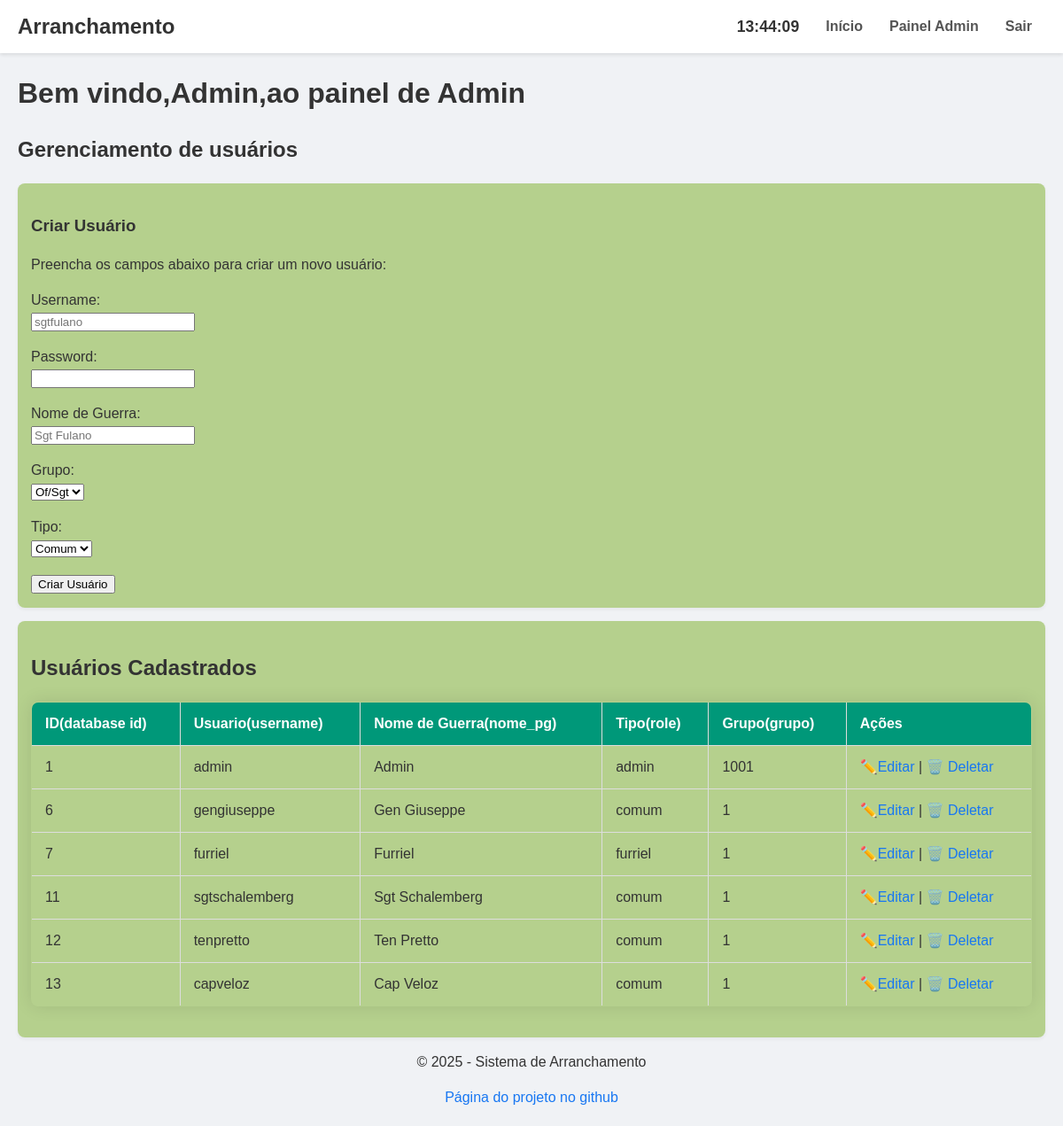
Page /config/admin/admin.php (signed in) on the committed database.
### tables this page shows
CREATE TABLE users (
    id INTEGER PRIMARY KEY AUTOINCREMENT,
    username TEXT NOT NULL UNIQUE,
    password TEXT NOT NULL,
    nome_pg TEXT NOT NULL,
    role TEXT CHECK(role IN ('admin','furriel','comum')) NOT NULL DEFAULT 'comum',
    grupo INTEGER NOT NULL
);

### config/admin/admin.php (the view, shortened to what this page needs)
<?php
include __DIR__ . '/../../lib/header.php';
function listUsers(){
    echo '<div class="card"><h2>Usuários Cadastrados</h2>';
    try {
        $pdo = DbConnection();
        $stmt = $pdo->query("SELECT id, username, nome_pg, role, grupo FROM users");
        $users = $stmt->fetchAll(PDO::FETCH_ASSOC);
        echo "<table border='1'>
            <tr>
                <th>ID(database id)</th>
                <th>Usuario(username)</th>
                <th>Nome de Guerra(nome_pg)</th>
                <th>Tipo(role)</th>
                <th>Grupo(grupo)</th>
                <th>Ações</th>
            </tr>";
        foreach ($users as $user) {
            echo "<tr>";
            echo "<td>" . htmlspecialchars($user['id']) . "</td>";
            echo "<td>" . htmlspecialchars($user['username']) . "</td>";
            echo "<td>" . htmlspecialchars($user['nome_pg']) . "</td>";
            echo "<td>" . htmlspecialchars($user['role']) . "</td>";
            echo "<td>" . htmlspecialchars($user['grupo']) . "</td>";
            echo "<td>
                    <a href='#' data-action='edit' data-user='".htmlspecialchars(json_encode($user), ENT_QUOTES, 'UTF-8')."'>✏️Editar</a> |
                    <a href='delete_user.php?action=delete&id=" . $user['id'] . "' onclick='return confirm(\"Tem certeza?\");'>🗑️ Deletar</a>
                  </td>";
            echo "</tr>";
        }
        echo "</table> </div>";
    } catch (PDOException $e) {
        echo "<strong>ERRO:</strong> " . htmlspecialchars($e->getMessage());
    }
}
?>
<?php
echo "<h1>Bem vindo,". htmlspecialchars($_SESSION['auth_data']['nome_pg']).",ao painel de Admin</h1>";
?>
    <h2>Gerenciamento de usuários</h2>
<div id="create_user" class="card painel">
        <h3>Criar Usuário</h3>
        <p>Preencha os campos abaixo para criar um novo usuário:</p>
        <form action="create_user.php" method="POST">
        <p>
            <label for="username">Username:</label><br>
            <input type="text" id="username" name="username" placeholder="sgtfulano" required>
        </p>
        <p>
            <label for="password">Password:</label><br>
            <input type="password" id="password" name="password" required>
        </p>
        <p>
            <label for="nome_pg">Nome de Guerra:</label><br>
            <input type="text" id="nome_pg" name="nome_pg" placeholder="Sgt Fulano" required>
        </p>
        <p>
            <label for="grupo">Grupo:</label><br>
            <select type="number" id="grupo" name="grupo" required >
                <option value=1> Of/Sgt </option>
            </select>
        </p>
        <p>
            <label for="role">Tipo:</label><br>
            <select id="role" name="role" required>
                <option value="comum">Comum</option>
            </select>
        </p>
        <button type="submit">Criar Usuário</button>
    </form>
    </div>
<?php
listUsers();
include __DIR__ . '/../../lib/footer.php';
?>

### lib/header.php (shortened to what this page needs)
<!DOCTYPE html>
<html lang="pt-BR">
<head>
    <link rel="stylesheet" href="/public/css/styles.css">
</head>
<body>
    <header>
        <nav class="navbar">
            <a href="/index.php" class="logo">Arranchamento</a>
            <div class="navbar-right">
                <span id="relogio"></span>
                <ul class="menu">
                    <li><a href="/index.php">Início</a></li>
                    <?php if (isset($_SESSION['auth_data'])):  ?>
                        <?php if ($_SESSION['auth_data']['role'] === 'comum'): ?>
                            <li><a href="/public/dashboard.php">Minhas Seleções</a></li>
                        <?php elseif ($_SESSION['auth_data']['role'] === 'furriel'): ?>
                            <li><a href="/config/furriel/furriel.php">Painel Furriel</a></li>
                        <?php elseif ($_SESSION['auth_data']['role'] === 'admin'): ?>
                            <li><a href="/config/admin/admin.php">Painel Admin</a></li>
                        <?php endif; ?>
                        <li><a href="/lib/logout.php">Sair</a></li>
                    <?php endif;  ?>
                </ul>
            </div>
        </nav>
    </header>
    <main>

### lib/footer.php (shortened to what this page needs)
    </main>
    <footer>
        <p>&copy; <?php echo date("Y"); ?> - Sistema de Arranchamento</p>
        <a href="https://github.com/deathToAI/Project_Wizard" > Página do projeto no github </a>
    </footer>
</body>
</html>

### public/css/styles.css (style rules this page uses)
body { font-family: Arial, sans-serif; background-color: #f0f2f5; color: #333; margin: 0; padding: 20px; line-height: 1.5; }
.card { background-color: #98c059a9; border-radius: 8px; padding: 15px; margin-bottom: 15px; box-shadow: 0 2px 4px rgba(0, 0, 0, 0.05); }
p { margin-bottom: 1em; }
a { color: #1877f2; text-decoration: none; transition: color 0.3s; }
table { width: 100%; border-collapse: collapse; margin: 20px 0; font-size: 1em; box-shadow: 0 0 20px rgba(0, 0, 0, 0.10); border-radius: 8px; overflow: hidden; }
table th, table td { padding: 12px 15px; border: 1px solid #ddd; text-align: left; }
table th { background-color: #009879; color: #ffffff; font-weight: bold; }
header { background-color: #ffffff; padding: 0 20px; box-shadow: 0 2px 4px rgba(0,0,0,0.1); margin: -20px -20px 20px -20px; }
.navbar { display: flex; justify-content: space-between; align-items: center; height: 60px; max-width: 1200px; margin: 0 auto; }
.navbar-right { display: flex; align-items: center; gap: 15px; }
#relogio { font-weight: bold; color: #333; font-size: 1.1em; }
.navbar .logo { font-size: 1.5em; font-weight: bold; color: #333; }
.navbar .menu { list-style: none; margin: 0; padding: 0; display: flex; }
.navbar .menu li a { display: block; padding: 20px 15px; color: #555; font-weight: bold; transition: background-color 0.3s, color 0.3s; }

### lib/footer.php (style rules this page uses)
footer { text-align: center; }

### rows in the picture
users: id "1", username "admin", nome_pg "Admin", role "admin", grupo "1001"
users: id "6", username "gengiuseppe", nome_pg "Gen Giuseppe", role "comum", grupo "1"
users: id "7", username "furriel", nome_pg "Furriel", role "furriel", grupo "1"
users: id "11", username "sgtschalemberg", nome_pg "Sgt Schalemberg", role "comum", grupo "1"
users: id "12", username "tenpretto", nome_pg "Ten Pretto", role "comum", grupo "1"
users: id "13", username "capveloz", nome_pg "Cap Veloz", role "comum", grupo "1"

### other values in the picture
$_SESSION['auth_data']['nome_pg'] "Admin"
